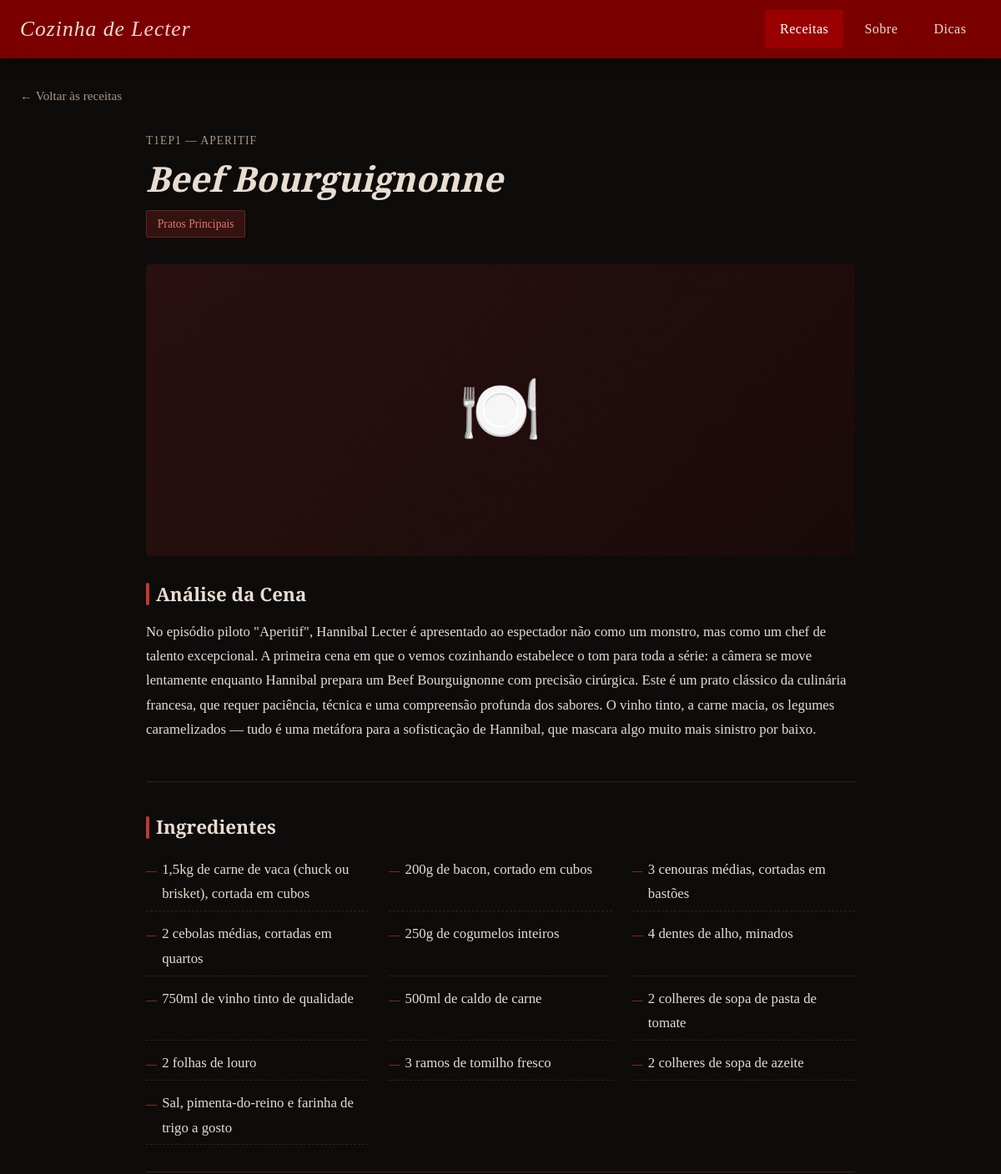
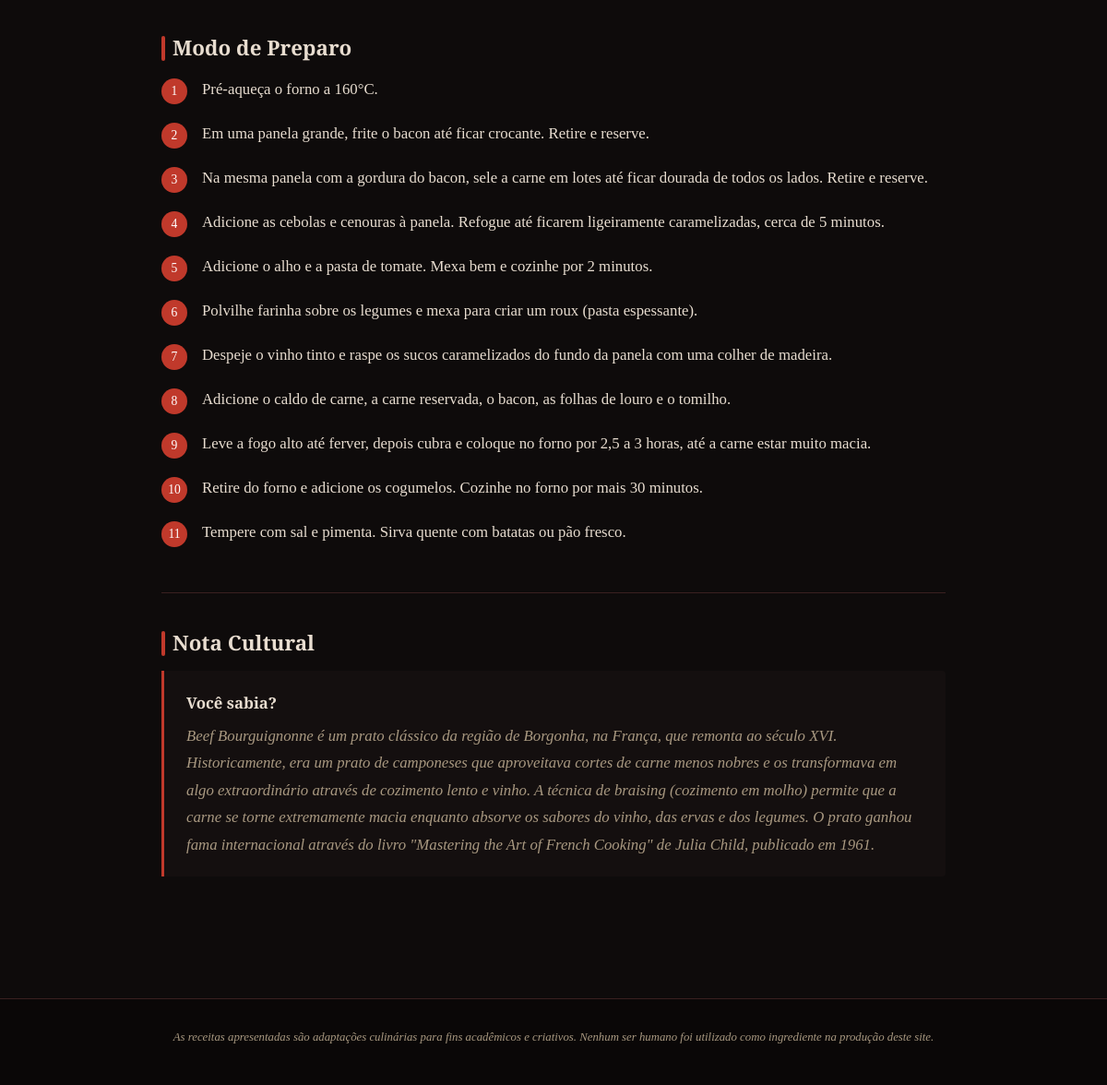
The app's page /receita.php?id=1 with its own data (2 pictures, top to bottom).
### tables this page shows
CREATE TABLE IF NOT EXISTS receitas (
    id INT AUTO_INCREMENT PRIMARY KEY,
    episodio VARCHAR(100) NOT NULL,
    titulo VARCHAR(200) NOT NULL,
    categoria VARCHAR(50) NOT NULL,
    imagem VARCHAR(255),
    descricao LONGTEXT NOT NULL,
    curiosidade LONGTEXT NOT NULL,
    criado_em TIMESTAMP DEFAULT CURRENT_TIMESTAMP
);

### receita.php (the view, shortened to what this page needs)
<?php
require 'php/conexao.php';
$idReceita = isset($_GET['id']) ? intval($_GET['id']) : 0;
$stmt = $pdo->prepare("SELECT * FROM receitas WHERE id = ?");
$stmt->execute([$idReceita]);
$receita = $stmt->fetch();
$ingredientes = [];
if ($receita) {
    $stmt = $pdo->prepare("SELECT descricao FROM ingredientes WHERE receita_id = ? ORDER BY ordem");
    $stmt->execute([$idReceita]);
    $ingredientes = $stmt->fetchAll(PDO::FETCH_COLUMN);
}
$passos = [];
if ($receita) {
    $stmt = $pdo->prepare("SELECT descricao FROM passos_preparo WHERE receita_id = ? ORDER BY ordem");
    $stmt->execute([$idReceita]);
    $passos = $stmt->fetchAll(PDO::FETCH_COLUMN);
}
?>
<!DOCTYPE html>
<html lang="pt-BR">
<head>
    <link rel="stylesheet" href="css/style.css">
</head>
<body>
    <?php include 'php/header.php'; ?>
    <main class="conteudo-principal">
        <div class="container">
            <?php if ($receita): ?>
                <a href="index.php" class="btn-voltar">← Voltar às receitas</a>
                <article class="pagina-receita">
                    <header class="receita-header">
                        <span class="episodio"><?= htmlspecialchars($receita['episodio']) ?></span>
                        <h1><?= htmlspecialchars($receita['titulo']) ?></h1>
                        <span class="categoria">
                            <?php
                            $labels = [
                                'entradas' => 'Entradas',
                                'sopas' => 'Sopas & Caldos',
                                'pratos-principais' => 'Pratos Principais',
                                'frutos-do-mar' => 'Frutos do Mar',
                                'sobremesas' => 'Sobremesas'
                            ];
                            echo $labels[$receita['categoria']] ?? ucfirst($receita['categoria']);
                            ?>
                        </span>
                    </header>
                    <?php if ($receita['imagem']): ?>
                        <img src="<?= htmlspecialchars($receita['imagem']) ?>"
                             alt="<?= htmlspecialchars($receita['titulo']) ?>"
                             class="receita-img-principal">
                    <?php else: ?>
                        <div class="receita-img-placeholder">🍽️</div>
                    <?php endif; ?>
                    <section class="receita-secao">
                        <h2>Análise da Cena</h2>
                        <p><?= nl2br(htmlspecialchars($receita['descricao'])) ?></p>
                    </section>
                    <section class="receita-secao">
                        <h2>Ingredientes</h2>
                        <?php if (count($ingredientes) > 0): ?>
                            <ul class="lista-ingredientes">
                                <?php foreach ($ingredientes as $ingrediente): ?>
                                    <li><?= htmlspecialchars($ingrediente) ?></li>
                                <?php endforeach; ?>
                            </ul>
                        <?php else: ?>
                            <p style="color: var(--cor-texto-suave);">Nenhum ingrediente cadastrado.</p>
                        <?php endif; ?>
                    </section>
                    <section class="receita-secao">
                        <h2>Modo de Preparo</h2>
                        <?php if (count($passos) > 0): ?>
                            <ol class="lista-passos">
                                <?php foreach ($passos as $passo): ?>
                                    <li><?= htmlspecialchars($passo) ?></li>
                                <?php endforeach; ?>
                            </ol>
                        <?php else: ?>
                            <p style="color: var(--cor-texto-suave);">Nenhum passo cadastrado.</p>
                        <?php endif; ?>
                    </section>
                    <section class="receita-secao">
                        <h2>Nota Cultural</h2>
                        <div class="bloco-curiosidade">
                            <strong>Você sabia?</strong>
                            <?= nl2br(htmlspecialchars($receita['curiosidade'])) ?>
                        </div>
                    </section>
                </article>
            <?php endif; ?>
        </div>
    </main>
    <?php include 'php/footer.php'; ?>
</body>
</html>

### css/style.css (style rules this page uses)
:root { --cor-fundo: #0e0b0b; --cor-fundo-card: #1a1212; --cor-fundo-alt: #140f0f; --cor-menu: #7a0000; --cor-menu-hover: #9b0000; --cor-destaque: #c0392b; --cor-texto: #e8ddd0; --cor-texto-suave: #a89880; --cor-borda: #3a2020; --fonte-titulo: 'Playfair Display', Georgia, serif; --fonte-corpo: 'EB Garamond', 'Times New Roman', serif; --altura-menu: 70px; --transicao: 0.3s ease; }
* { margin: 0; padding: 0; box-sizing: border-box; }
html { scroll-behavior: smooth; }
body { background-color: var(--cor-fundo); color: var(--cor-texto); font-family: var(--fonte-corpo); font-size: 1.05rem; line-height: 1.75; min-height: 100vh; }
a { color: var(--cor-destaque); text-decoration: none; transition: color var(--transicao); }
h1, h2, h3, h4, h5 { font-family: var(--fonte-titulo); font-weight: 700; line-height: 1.25; color: var(--cor-texto); }
h1 { font-size: 2.6rem; }
h2 { font-size: 2rem; }
p { margin-bottom: 1rem; }
.container { max-width: 1200px; margin: 0 auto; padding: 0 1.5rem; }
.conteudo-principal { padding-top: calc(var(--altura-menu) + 30px); padding-bottom: 60px; min-height: calc(100vh - var(--altura-menu)); }
.pagina-receita { max-width: 850px; margin: 0 auto; }
.receita-header { margin-bottom: 2rem; }
.receita-header .episodio { font-size: 0.85rem; color: var(--cor-texto-suave); text-transform: uppercase; letter-spacing: 1px; display: block; margin-bottom: 0.5rem; }
.receita-header h1 { font-style: italic; margin-bottom: 0.75rem; }
.receita-header .categoria { display: inline-block; background-color: rgba(192, 57, 43, 0.2); border: 1px solid rgba(192, 57, 43, 0.4); color: #e57373; font-size: 0.85rem; padding: 0.2rem 0.8rem; border-radius: 3px; }
.receita-img-placeholder { width: 100%; height: 350px; background: linear-gradient(135deg, #2a1010, #1a0a0a); display: flex; align-items: center; justify-content: center; font-size: 5rem; color: var(--cor-borda); border-radius: 4px; margin-bottom: 2rem; }
.receita-secao { margin-bottom: 2.5rem; padding-bottom: 2rem; border-bottom: 1px solid var(--cor-borda); }
.receita-secao:last-child { border-bottom: none; }
.receita-secao h2 { font-size: 1.4rem; margin-bottom: 1rem; display: flex; align-items: center; gap: 0.5rem; }
.receita-secao h2::before { content: ''; display: inline-block; width: 4px; height: 1.2em; background-color: var(--cor-destaque); border-radius: 2px; }
.lista-ingredientes { list-style: none; display: grid; grid-template-columns: repeat(auto-fill, minmax(220px, 1fr)); gap: 0.4rem 1.5rem; }
.lista-ingredientes li { padding: 0.35rem 0; border-bottom: 1px dashed var(--cor-borda); display: flex; align-items: baseline; gap: 0.4rem; }
.lista-ingredientes li::before { content: '—'; color: var(--cor-destaque); font-size: 0.8rem; flex-shrink: 0; }
.lista-passos { list-style: none; counter-reset: passo-contador; }
.lista-passos li { counter-increment: passo-contador; display: flex; gap: 1rem; margin-bottom: 1.1rem; align-items: flex-start; }
.lista-passos li::before { content: counter(passo-contador); background-color: var(--cor-destaque); color: #fff; font-family: var(--fonte-titulo); font-size: 0.85rem; min-width: 28px; height: 28px; border-radius: 50%; display: flex; align-items: center; justify-content: center; flex-shrink: 0; margin-top: 0.15rem; }
.bloco-curiosidade { background-color: var(--cor-fundo-alt); border-left: 3px solid var(--cor-destaque); padding: 1.25rem 1.5rem; border-radius: 0 4px 4px 0; font-style: italic; color: var(--cor-texto-suave); }
.bloco-curiosidade strong { display: block; font-style: normal; color: var(--cor-texto); margin-bottom: 0.4rem; font-family: var(--fonte-titulo); }
.btn-voltar { display: inline-flex; align-items: center; gap: 0.4rem; color: var(--cor-texto-suave); font-size: 0.95rem; margin-bottom: 1.75rem; transition: color var(--transicao); }

### records on screen
receitas: episodio "T1EP1 — APERITIF", titulo "Beef Bourguignonne", categoria "Pratos Principais", descricao "No episódio piloto \"Aperitif\", Hannibal Lecter é apresentado ao espectador não como um monstro, mas como um chef de talento excepcional. A primeira cena em que o vemos cozinhando estabelece o tom para toda a série: a câmera se move lentamente enquanto Hannibal prepara um Beef Bourguignonne com precisão cirúrgica. Este é um prato clássico da culinária francesa, que requer paciência, técnica e uma compreensão profunda dos sabores. O vinho tinto, a carne macia, os legumes caramelizados — tudo é uma metáfora para a sofisticação de Hannibal, que mascara algo muito mais sinistro por baixo.", curiosidade "Beef Bourguignonne é um prato clássico da região de Borgonha, na França, que remonta ao século XVI. Historicamente, era um prato de camponeses que aproveitava cortes de carne menos nobres e os transformava em algo extraordinário através de cozimento lento e vinho. A técnica de braising (cozimento em molho) permite que a carne se torne extremamente macia enquanto absorve os sabores do vinho, das ervas e dos legumes. O prato ganhou fama internacional através do livro \"Mastering the Art of French Cooking\" de Julia Child, publicado em 1961."

### other values on screen
$ingrediente "1,5kg de carne de vaca (chuck ou brisket), cortada em cubos"
$ingrediente "200g de bacon, cortado em cubos"
$ingrediente "3 cenouras médias, cortadas em bastões"
$ingrediente "2 cebolas médias, cortadas em quartos"
$ingrediente "250g de cogumelos inteiros"
$ingrediente "4 dentes de alho, minados"
$ingrediente "750ml de vinho tinto de qualidade"
$ingrediente "500ml de caldo de carne"
$ingrediente "2 colheres de sopa de pasta de tomate"
$ingrediente "2 folhas de louro"
$ingrediente "3 ramos de tomilho fresco"
$ingrediente "2 colheres de sopa de azeite"
$ingrediente "Sal, pimenta-do-reino e farinha de trigo a gosto"
$passo "Pré-aqueça o forno a 160°C."
$passo "Em uma panela grande, frite o bacon até ficar crocante. Retire e reserve."
